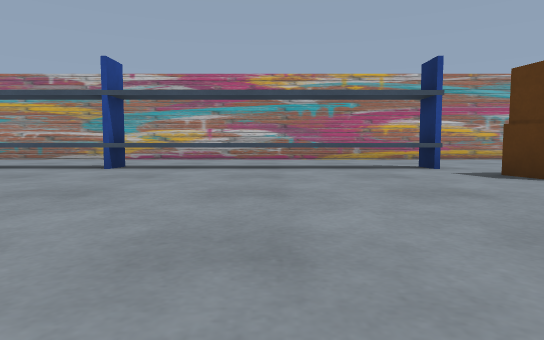
view 1 (above)

20 first-person views from a walk through a Gazebo world. The camera is 0.5 m above the floor, tilts 4° down and sees 75° across. The floor is counted in squares, 1 m on a side. Each view is taken from the middle of a square. On the plan, view 1 faces up. The plan holds only what a view shows up to about 9 squares ahead; the rest is blank.

view 2
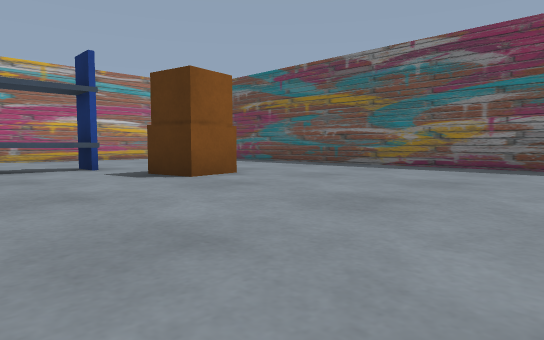

view 3
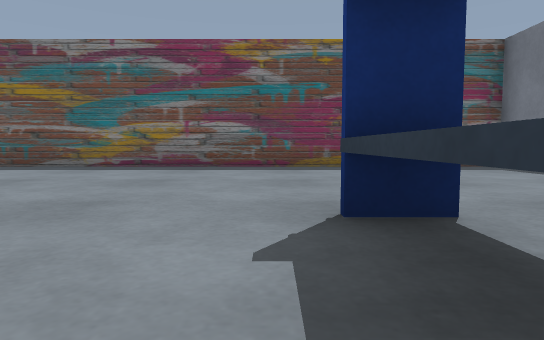

view 4
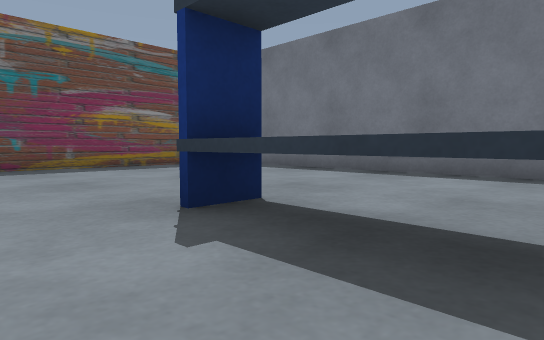

view 5
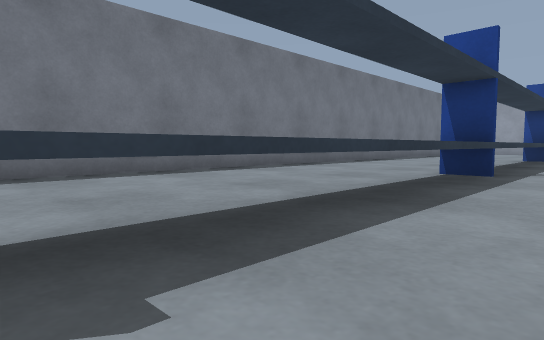

view 6
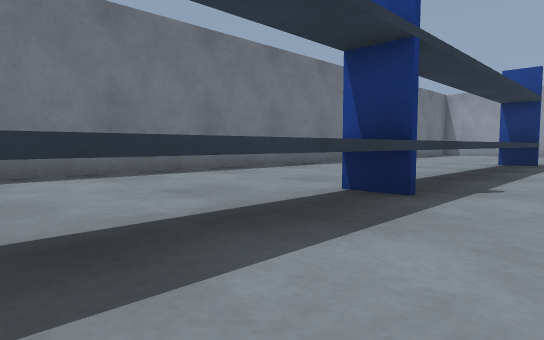

view 7
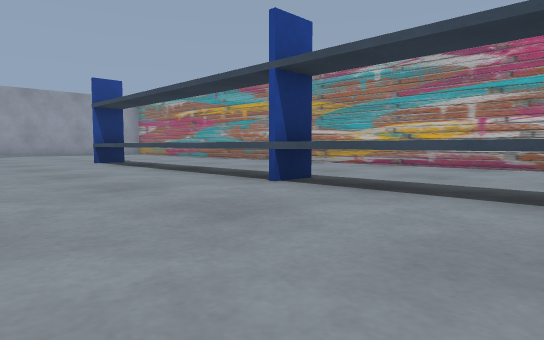

view 8
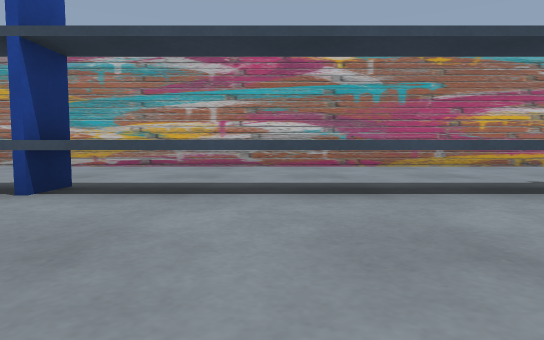

view 9
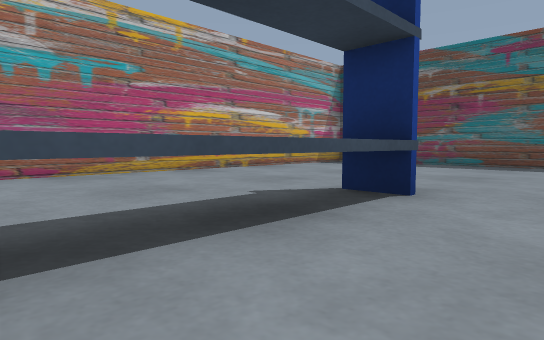

view 10
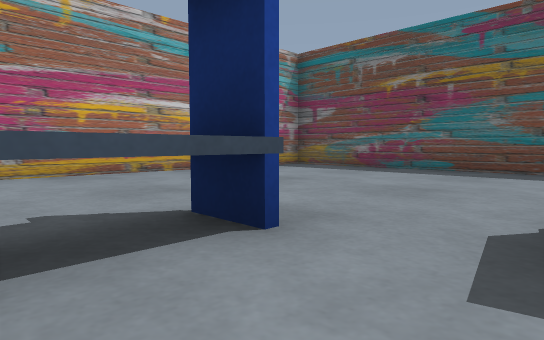

view 11
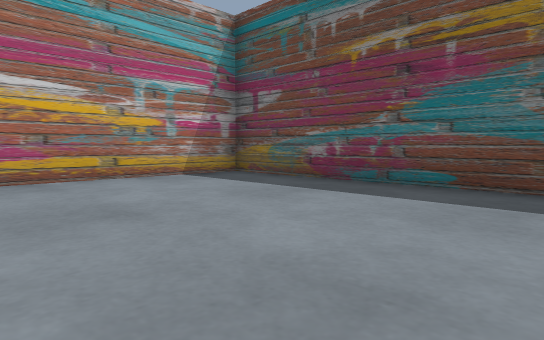

view 12
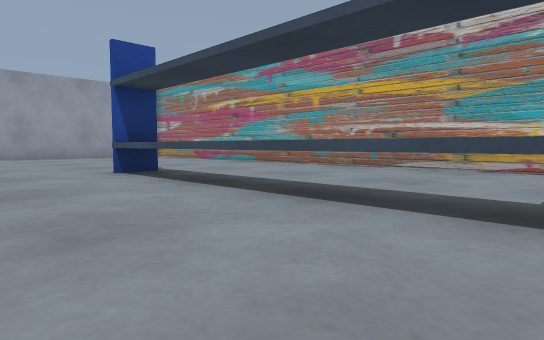

view 13
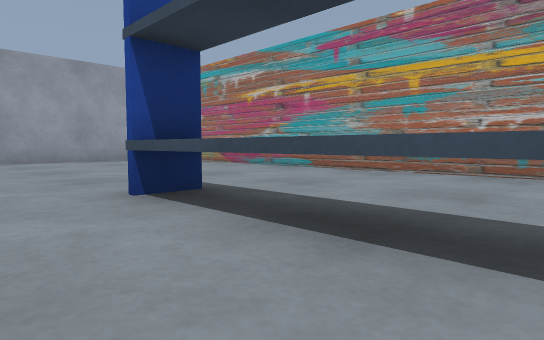

view 14
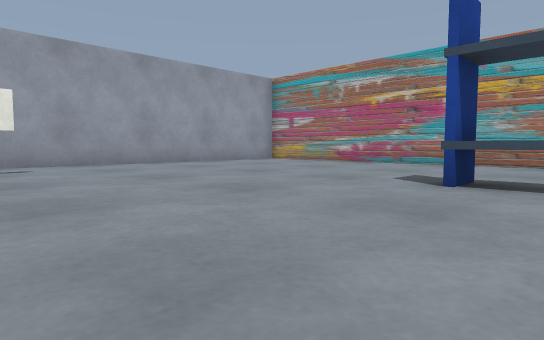

view 15
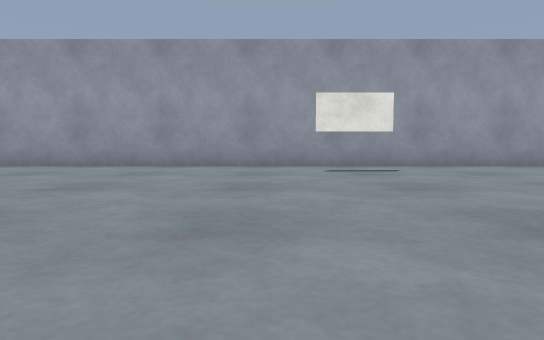

view 16
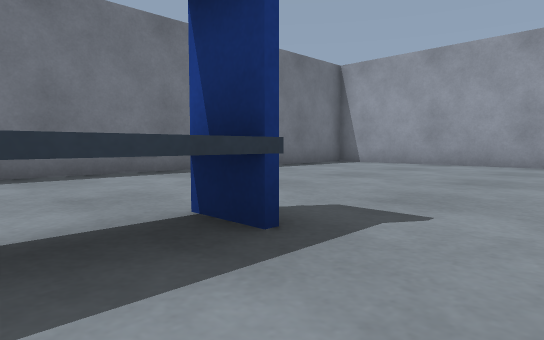

view 17
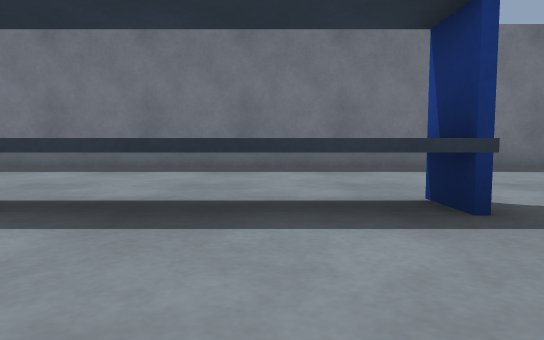

view 18
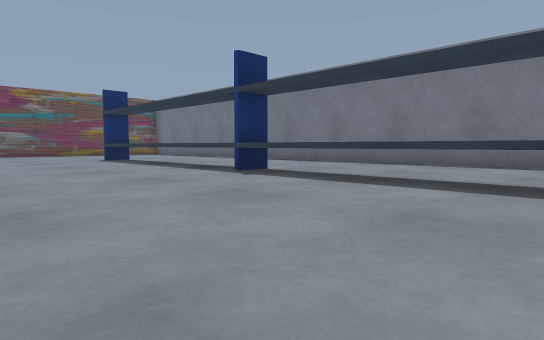

view 19
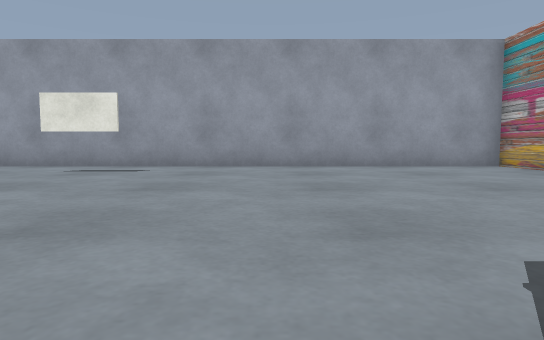

view 20
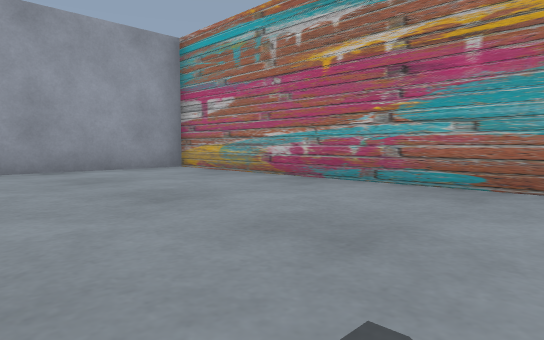

### Floor plan
Points are (right, up) in squares from view 1. A wall is a line through its corners. A room is listed if a view was taken in it or the views show most of it. See-through windows are left out.
Room 1 (views 1, 2, 3, 4, 5, 6, 7, 8, 9, 10, 11, 12, 13, 14, 15, 16, 17, 18, 19, 20)
walls: (-14.8, -5.4) (9.4, -5.4) (9.4, 12.4) (-18.4, 12.4) (-18.4, -4.5)
objects: sign (-17, 3) to (-17, 4); rack (-10, -1) to (3, -1); rack (-10, 8) to (3, 8); crate (4, 5) to (5, 6)

Where each view was taken, in squares from view 1:
view 1: 0 up, 0 right, facing up
view 2: 0 up, 1 right, facing up-right
view 3: 0 up, 1 right, facing right
view 4: 1 up, 1 right, facing down-right
view 5: 1 up, 3 right, facing down-left
view 6: 1 up, 0 right, facing down-left
view 7: 4 up, 0 right, facing up-left
view 8: 4 up, 1 left, facing up
view 9: 6 up, 0 right, facing up-right
view 10: 6 up, 2 right, facing up-right
view 11: 7 up, 5 right, facing up-right
view 12: 5 up, 4 left, facing up-left
view 13: 6 up, 7 left, facing up-left
view 14: 3 up, 9 left, facing up-left
view 15: 2 up, 10 left, facing left
view 16: 1 up, 9 left, facing down-left
view 17: 2 up, 9 left, facing down
view 18: 4 up, 9 left, facing down-right
view 19: 7 up, 10 left, facing left
view 20: 8 up, 11 left, facing up-left
